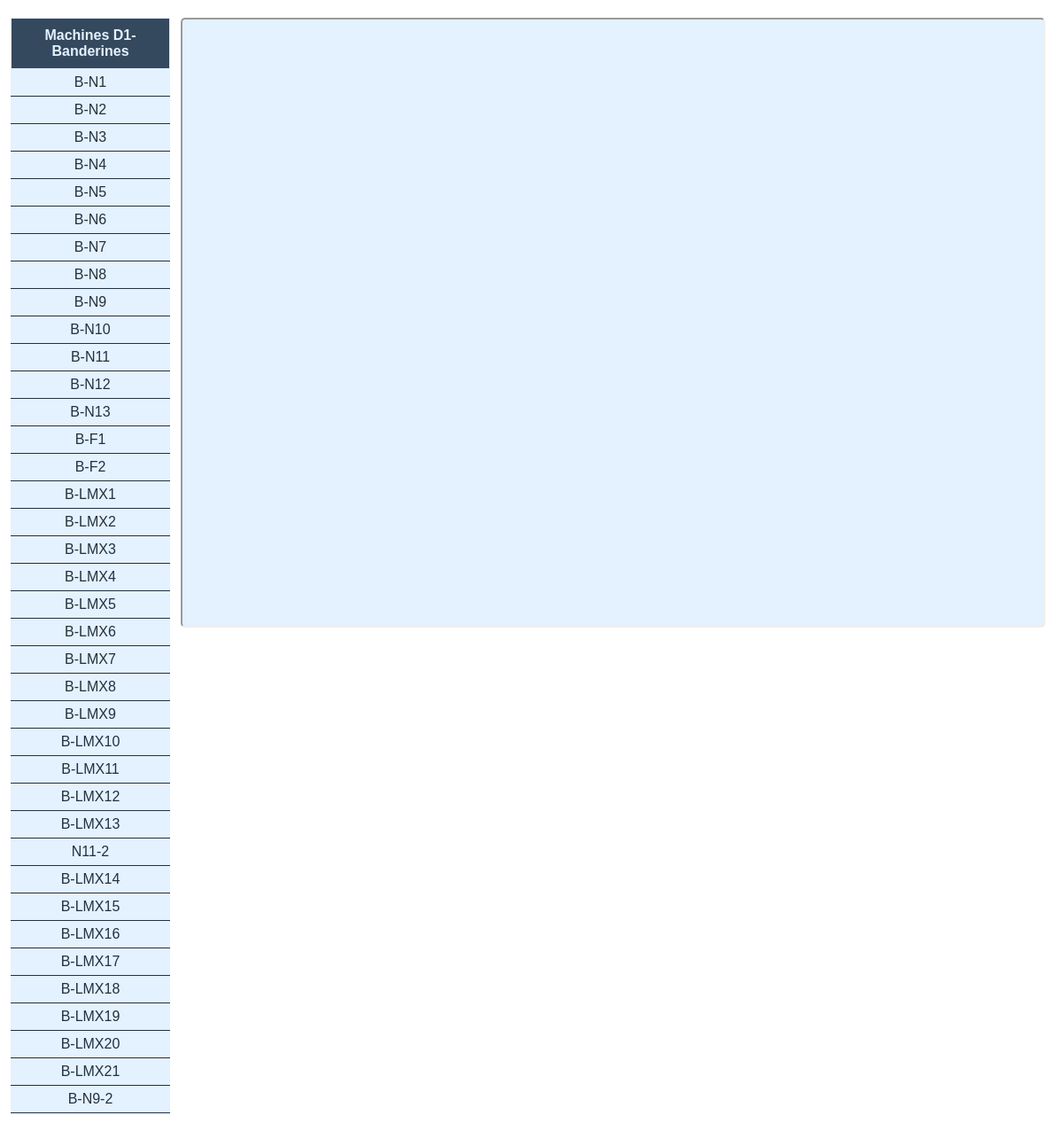
/machines.php?id=4, run on the app's committed database.
### tables this page shows
CREATE TABLE `clients` (
  `id_client` int(11) NOT NULL,
  `nom_client` varchar(50) NOT NULL,
  `nom_responsable` varchar(100) DEFAULT NULL,
  `adresse` varchar(200) DEFAULT NULL,
  `CP` int(5) UNSIGNED ZEROFILL DEFAULT NULL,
  `tel_responsable` bigint(20) UNSIGNED DEFAULT NULL,
  `tel_mobile` bigint(20) UNSIGNED DEFAULT NULL,
  `email` varchar(100) DEFAULT NULL,
  `date_derniere_visite` date DEFAULT NULL,
  `commentaire` text
);

CREATE TABLE `machine` (
  `id_machine` int(11) NOT NULL,
  `id_client` int(11) NOT NULL,
  `nom_machine` varchar(50) NOT NULL,
  `designation` varchar(150) DEFAULT NULL,
  `type` varchar(50) DEFAULT NULL,
  `reference` varchar(100) DEFAULT NULL,
  `marque` varchar(50) DEFAULT NULL,
  `fournisseur` varchar(50) DEFAULT NULL,
  `commentaire` text,
  `compteur` int(11) DEFAULT NULL,
  `nb_arrets` int(11) DEFAULT NULL,
  `temps_arrets` int(11) DEFAULT NULL,
  `montant_pieces` int(11) DEFAULT NULL,
  `tps_mo` int(11) DEFAULT NULL,
  `nb_inter` int(11) DEFAULT NULL
);

### machines.php (the view, shortened to what this page needs)
<?php
	require_once 'conexion.php';
	$enlace = mysqli_connect($hostname, $username, $password, $database);
	$id = $_GET["id"];
	$clients = "SELECT nom_client FROM clients WHERE id_client=".$id;
	if($id)
		$query = "SELECT id_machine, nom_machine FROM machine WHERE id_client=".$id;
	else
		$query = "SELECT id_machine, nom_machine FROM machine ORDER BY id_machine ASC";
	$resultado = mysqli_query($enlace, $query);
	$res_clients = mysqli_query($enlace, $clients);
	$row = mysqli_fetch_assoc($res_clients);
?>
<html>
	<head>
		<link rel="stylesheet" type="text/css" href="CSS/machines_style.css">
	</head>
	<body>
		<center>
		<iframe align="right" height="90%" src="demo.php?id=<?php echo $id ?>&nom=<?php echo $row["nom_client"] ?>" name="operations"></iframe>
		<?php if(mysqli_num_rows($resultado)>0) { ?>
			<table border="1" cellpadding="5" cellspace="5">
				<tr>
				    <th>Machines <?php echo $row["nom_client"]?></th>
				</tr>
				<?php while ($fila = mysqli_fetch_assoc($resultado)) { ?>
		        <tr>
		        	<td><a href="operations.php?id=<?php echo $fila["id_machine"]; ?>&nombre=<?php echo $fila["nom_machine"]; ?>"
		        		target="operations"><?php echo $fila["nom_machine"] ?>   </a></td>
		    	</tr>
				<?php } ?>
			</table>
		<?php } else echo "Ce client n'a pas machines";?>
		</center>
	</body>
</html>

### CSS/machines_style.css (style rules this page uses)
* { margin: 0px; padding: 0px; font-family: 'Montserrat', sans-serif; }
body { padding-top: 20px; padding-bottom: 20px; color: #e4f1fe; }
table { border-collapse: collapse; background: #e4f1fe; width: 15%; border: 1px solid #e4f1fe; border-radius: 5px; color: #22313f; }
table tr th { text-align: center; padding: 10px; background: #34495e; color: #e4f1fe; }
table tr td { border-bottom: 1px solid #22313f; text-align: center; padding: 6px; background: #e4f1fe; }
table tr td a { text-decoration: none; color: #22313f; }
iframe { background: #e4f1fe; width: 81%; margin-right: 20px; border-radius: 5px; }

### data on the page
clients: nom_client "D1-Banderines"
machine: nom_machine "B-N1"
machine: nom_machine "B-N2"
machine: nom_machine "B-N3"
machine: nom_machine "B-N4"
machine: nom_machine "B-N5"
machine: nom_machine "B-N6"
machine: nom_machine "B-N7"
machine: nom_machine "B-N8"
machine: nom_machine "B-N9"
machine: nom_machine "B-N10"
machine: nom_machine "B-N11"
machine: nom_machine "B-N12"
machine: nom_machine "B-N13"
machine: nom_machine "B-F1"
machine: nom_machine "B-F2"
machine: nom_machine "B-LMX1"
machine: nom_machine "B-LMX2"
machine: nom_machine "B-LMX3"
machine: nom_machine "B-LMX4"
machine: nom_machine "B-LMX5"
machine: nom_machine "B-LMX6"
machine: nom_machine "B-LMX7"
machine: nom_machine "B-LMX8"
machine: nom_machine "B-LMX9"
machine: nom_machine "B-LMX10"
machine: nom_machine "B-LMX11"
machine: nom_machine "B-LMX12"
machine: nom_machine "B-LMX13"
machine: nom_machine "N11-2"
machine: nom_machine "B-LMX14"
machine: nom_machine "B-LMX15"
machine: nom_machine "B-LMX16"
machine: nom_machine "B-LMX17"
machine: nom_machine "B-LMX18"
machine: nom_machine "B-LMX19"
machine: nom_machine "B-LMX20"
machine: nom_machine "B-LMX21"
machine: nom_machine "B-N9-2"
